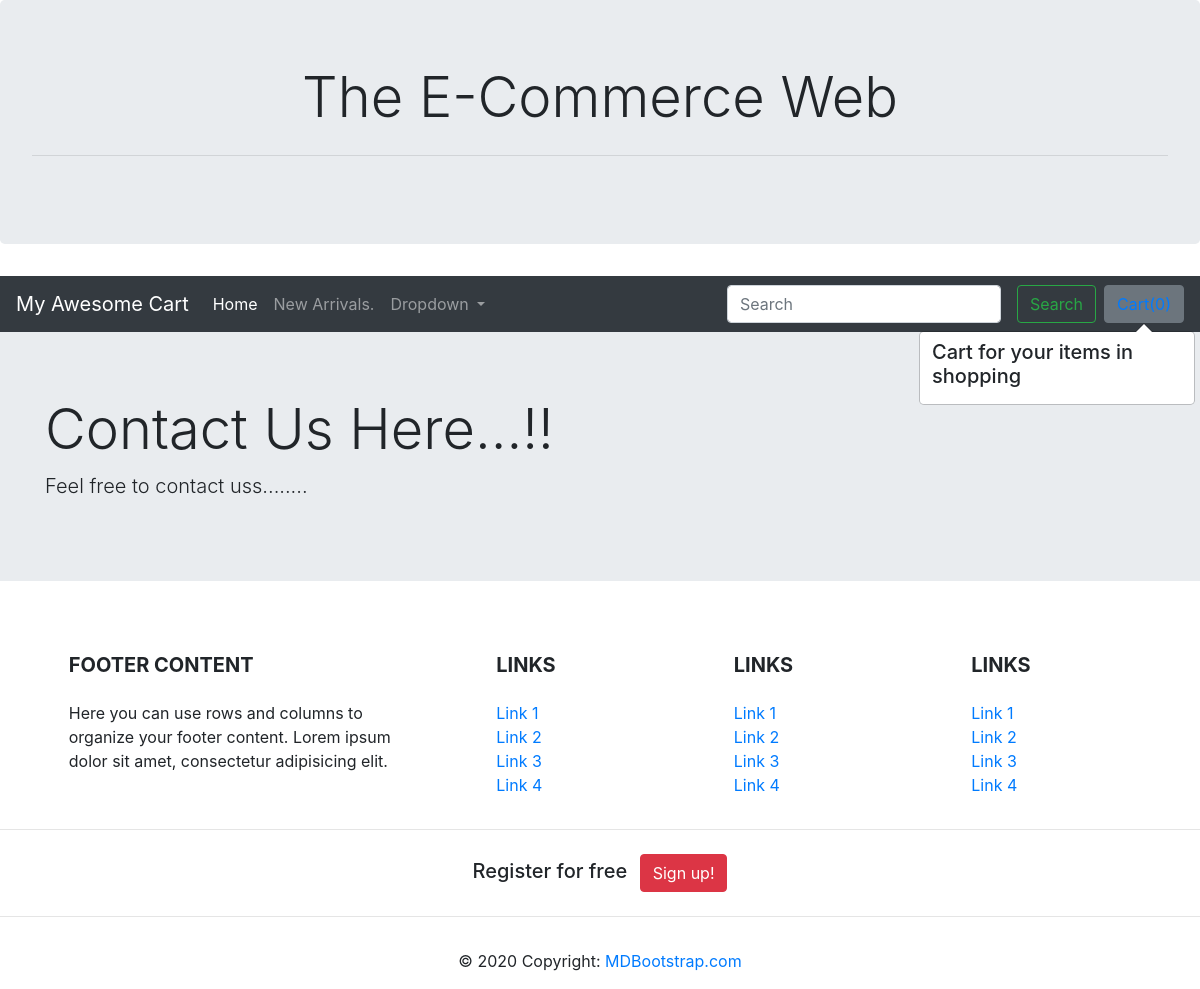
The app's page /shop/contact/, older data.
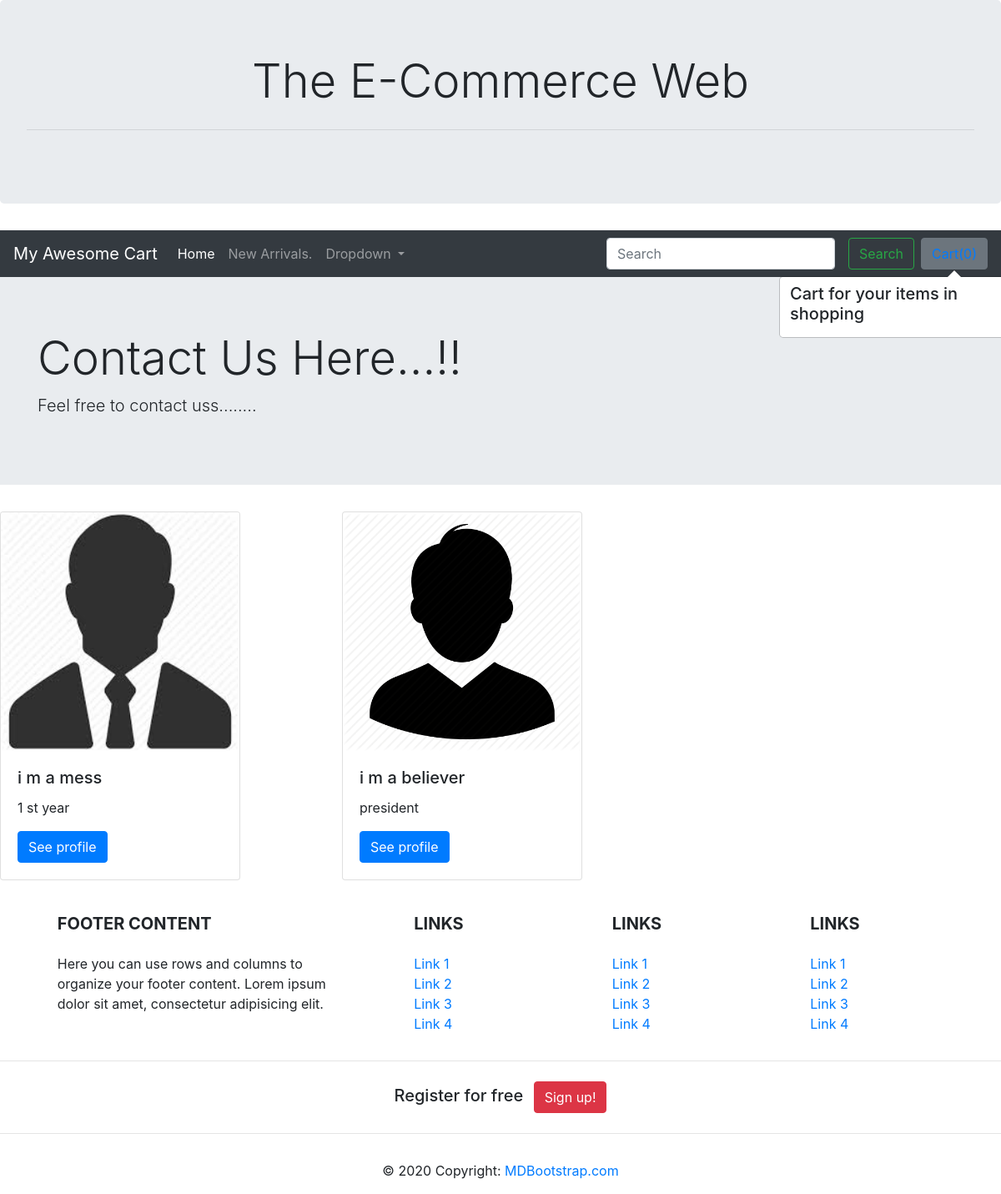
The same page, newer data.
### shop/models.py (models this page shows, shortened)
class Contact(models.Model):
    contact_id = models.AutoField
    contact_name = models.CharField(max_length=50)
    contact_no = models.IntegerField(default=0)
    contact_email = models.EmailField('User Email')
    contact_post = models.CharField(max_length=50)
    Contact_about = models.TextField()
    contact_image = models.ImageField(upload_to="shop/images", default="")

### shop/views.py (the view)
# urls.py: path('contact/', views.contact, name = 'ContactUs'),
def contact(request):
      contacts = Contact.objects.all()
      return render(request, 'shop/contact.html', {'contacts': contacts})

### shop/templates/shop/contact.html (shortened to what this page needs)
{% extends 'shop/basic.html' %}
        {% block body %}
                        <div class="jumbotron jumbotron-fluid">
              <div class="container">
                <h1 class="display-4">Contact Us Here...!!</h1>
                <p class="lead">Feel free to contact uss........</p>
              </div>
            </div>
<div class="row">
        {% for contact in contacts %}
   <div class="col-md-4">
            <div class="card" style="width: 18rem;">
              <img class="card-img-top" src="{{ contact.contact_image.url }}" alt="Card image cap">
              <div class="card-body">
                <h5 class="card-title">{{ contact.contact_name }}</h5>
                <p class="card-text"> {{ contact.contact_post }}</p>
                <a href="#" class="btn btn-primary">See profile</a>
              </div>
            </div>
   </div>
                {% endfor %}
</div>
        {% endblock body %}

### shop/templates/shop/basic.html (shortened to what this page needs)
<!doctype html>
<html lang="en" xmlns="http://www.w3.org/1999/html">
  <head>
    <link rel="stylesheet" href="https://stackpath.bootstrapcdn.com/bootstrap/4.3.1/css/bootstrap.min.css">
  </head>
  <body>
  {% load static %}
  <div class="jumbotron">
  <h1 class="text-center display-4">The E-Commerce Web</h1>
  <hr class="my-4">
</div>
  <nav class="navbar navbar-expand-lg navbar-dark bg-dark">
  <a class="navbar-brand" href="#">My Awesome Cart</a>
  <div class="collapse navbar-collapse" id="navbarSupportedContent">
    <ul class="navbar-nav mr-auto">
      <li class="nav-item active">
        <a class="nav-link" href="/shop">Home <span class="sr-only">(current)</span></a>
      </li>
      <li class="nav-item">
        <a class="nav-link" href="/shop/productview">New Arrivals.</a>
      </li>
      <li class="nav-item dropdown">
        <a class="nav-link dropdown-toggle" href="#" id="navbarDropdown" role="button" data-toggle="dropdown" aria-haspopup="true" aria-expanded="false">
          Dropdown
        </a>
      </li>
    </ul>
    <form class="form-inline my-2 my-lg-0">
      <input class="form-control mr-sm-2" type="search" placeholder="Search" aria-label="Search">
      <button class="btn btn-outline-success mx-2 my-sm-0" type="submit">Search</button>
    </form>
   <button type="button"  class="btn btn-secondary" id="popcart" data-container="body" data-toggle="popover" data-html="true" data-placement="bottom" data-content="Vivamus
sagittis lacus vel augue laoreet rutrum faucibus."><a href="shop/checkout">
     Cart(<span id="cart">0</span>)</a>
</button>
  </div>
</nav>
{% block body %} {% endblock body %}
<footer class="page-footer font-small stylish-color-dark pt-4">
  <div class="container text-center text-md-left">
    <div class="row">
      <div class="col-md-4 mx-auto">
        <h5 class="font-weight-bold text-uppercase mt-3 mb-4">Footer Content</h5>
        <p>Here you can use rows and columns to organize your footer content. Lorem ipsum dolor sit amet,
          consectetur
          adipisicing elit.</p>
      </div>
      <div class="col-md-2 mx-auto">
        <h5 class="font-weight-bold text-uppercase mt-3 mb-4">Links</h5>
        <ul class="list-unstyled">
          <li>
            <a href="#!">Link 1</a>
          </li>
          <li>
            <a href="#!">Link 2</a>
          </li>
          <li>
            <a href="#!">Link 3</a>
          </li>
          <li>
            <a href="#!">Link 4</a>
          </li>
        </ul>
      </div>
      <div class="col-md-2 mx-auto">
        <h5 class="font-weight-bold text-uppercase mt-3 mb-4">Links</h5>
        <ul class="list-unstyled">
          <li>
            <a href="#!">Link 1</a>
          </li>
          <li>
            <a href="#!">Link 2</a>
          </li>
          <li>
            <a href="#!">Link 3</a>
          </li>
          <li>
            <a href="#!">Link 4</a>
          </li>
        </ul>
      </div>
      <div class="col-md-2 mx-auto">
        <h5 class="font-weight-bold text-uppercase mt-3 mb-4">Links</h5>
        <ul class="list-unstyled">
          <li>
            <a href="#!">Link 1</a>
          </li>
          <li>
            <a href="#!">Link 2</a>
          </li>
          <li>
            <a href="#!">Link 3</a>
          </li>
          <li>
            <a href="#!">Link 4</a>
          </li>
        </ul>
      </div>
    </div>
  </div>
  <hr>
  <ul class="list-unstyled list-inline text-center py-2">
    <li class="list-inline-item">
      <h5 class="mb-1">Register for free</h5>
    </li>
    <li class="list-inline-item">
      <a href="#!" class="btn btn-danger btn-rounded">Sign up!</a>
    </li>
  </ul>
  <hr>
  <div class="footer-copyright text-center py-3">© 2020 Copyright:
    <a href="https://mdbootstrap.com/"> MDBootstrap.com</a>
  </div>
</footer>
  </body>
</html>

Row changes from the older to the newer data that the page shows:
added Contact: contact_image (picture), contact_name "i m a mess", contact_post "1 st year"
added Contact: contact_image (picture), contact_name "i m a believer", contact_post "president"
